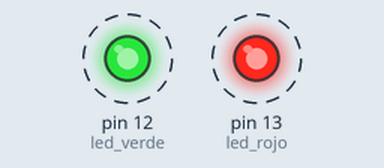
Recording of a sketch running on a simulated Arduino Uno, built with avr-gcc and run on an emulated ATmega328P. Shown: output pins drawn as LEDs (lit = HIGH). Dashed ring = blinking.

Above: at 0.2 s.
Timing chart, 0 to 3.5 s (numbered marks = the images above):
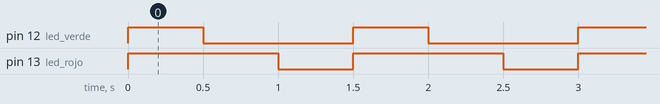

The sketch:

DosLedsSinTemporizador.ino
```cpp
int led_rojo = 13;
int led_verde = 12;


void setup()
{
  pinMode(led_rojo, OUTPUT);
  pinMode(led_verde, OUTPUT);
  Serial.begin(9600);
}

void loop()
{
  digitalWrite(led_rojo, HIGH);
  digitalWrite(led_verde, HIGH);
  delay(500);
  digitalWrite(led_verde, LOW);
  delay(500);
  digitalWrite(led_rojo, LOW);
  delay(500);


}
```

Measured:
- by itself, pin 12 (led_verde): alternates HIGH for 0.50 s and LOW for 1.0 s
- by itself, pin 13 (led_rojo): alternates HIGH for 1.0 s and LOW for 0.50 s
- by itself, everything shown: repeats every 1.5 s, in 3 steps
